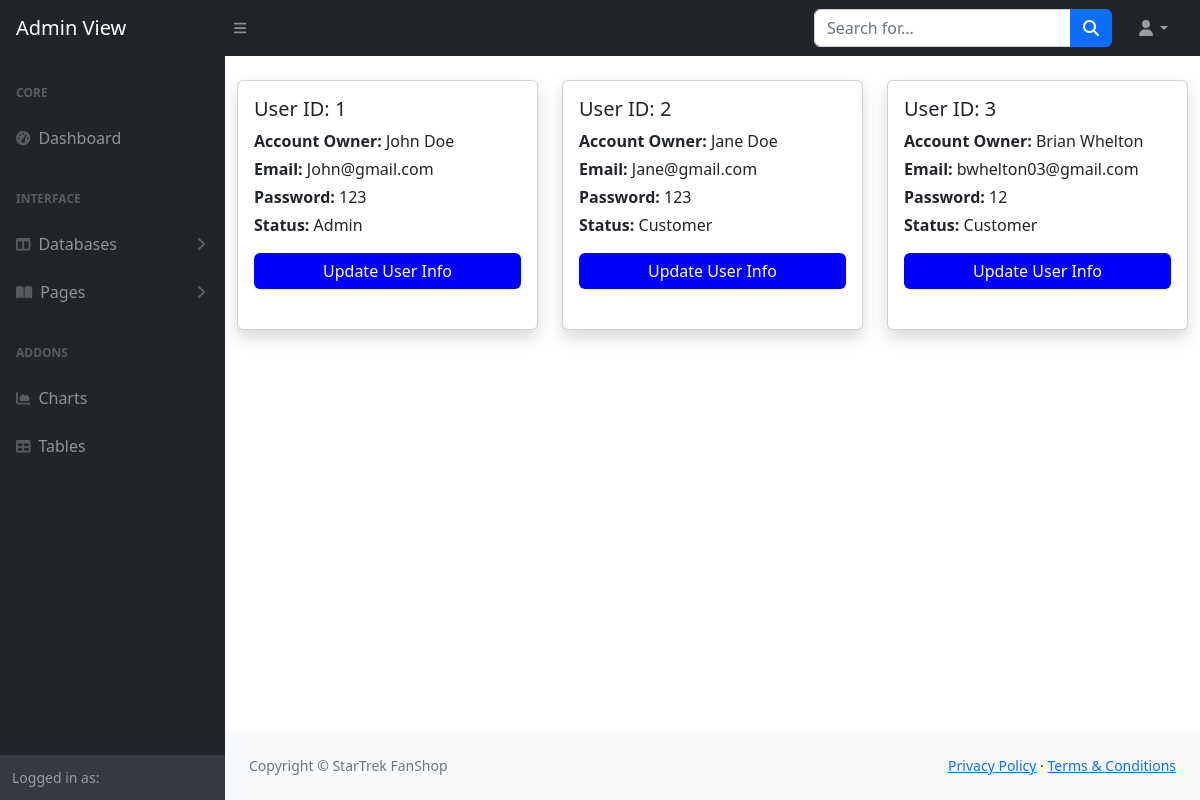
Before: /manage_users with the older database file.
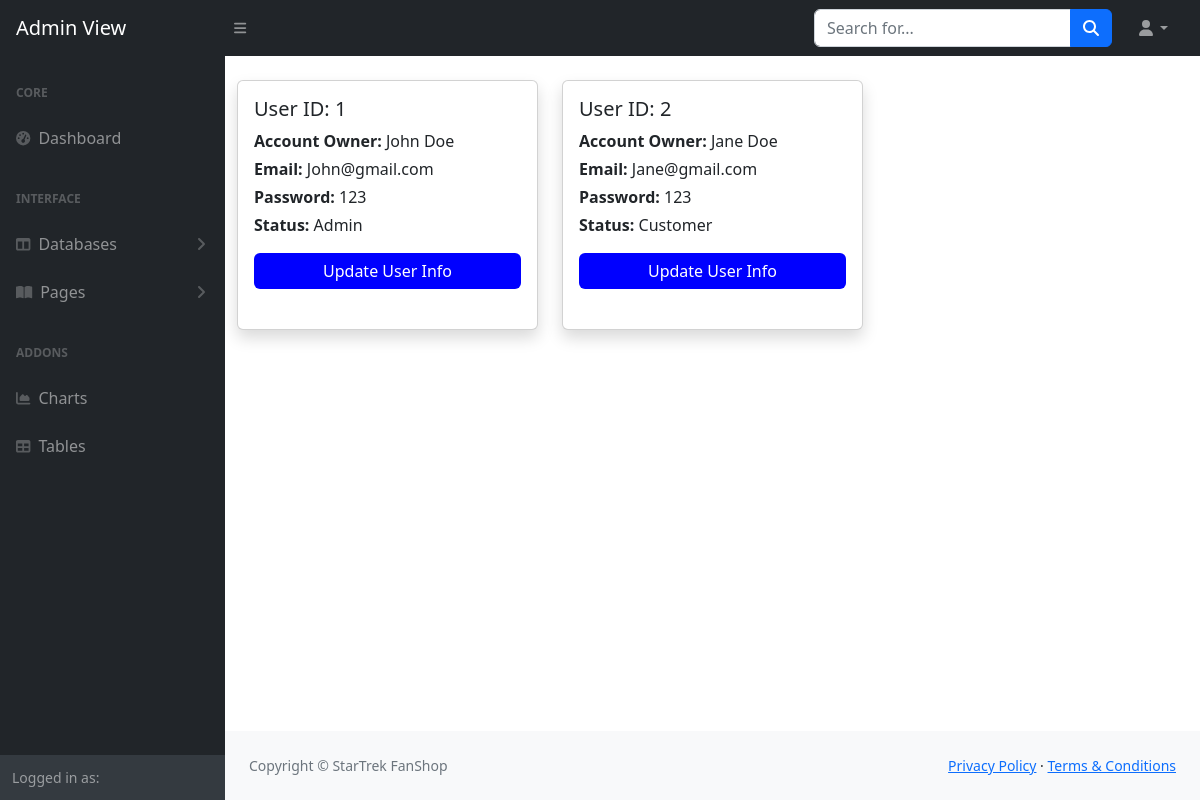
After: the same page with the newer database file.
### tables this page shows
CREATE TABLE users (
        userID INTEGER PRIMARY KEY AUTOINCREMENT,
        firstName TEXT NOT NULL,
        lastName TEXT NOT NULL,
        userEmail TEXT NOT NULL,
        userPassword TEXT NOT NULL,
        isManager BOOLEAN
    );

### app.py (the view)
@app.route('/manage_users', methods=['GET', 'POST'])
def user_management():
    userService = UserService()
    users = userService.get_all_users()
    return render_template('user_management.html', users=users)

### dao/userDAO.py (called while the page is built)
    def get_all_users(self):
        sql = '''SELECT * FROM users '''
        cursor = self.conn.execute(sql)
        row = cursor.fetchall()
        users = []
        if row:
            for row in row:
                user = User(*row)  # Assuming the Product constructor takes the values in the row
                users.append(user)
        return users

### services/UserService.py (called while the page is built)
    def get_all_users(self):
        return self.userDAO.get_all_users()

### templates/user_management.html (shortened to what this page needs)
<!DOCTYPE html>
<html lang="en">
    <head>
        <link href="https://cdn.jsdelivr.net/npm/simple-datatables@7.1.2/dist/style.min.css" rel="stylesheet" />
        <link href="{{ url_for('static', filename='css/styles_admin.css') }}" rel="stylesheet" />
    </head>
    <body class="sb-nav-fixed">
        <nav class="sb-topnav navbar navbar-expand navbar-dark bg-dark">
            <a class="navbar-brand ps-3" href="index.html">Admin View</a>
            <button class="btn btn-link btn-sm order-1 order-lg-0 me-4 me-lg-0" id="sidebarToggle" href="#!"><i class="fas fa-bars"></i></button>
            <form class="d-none d-md-inline-block form-inline ms-auto me-0 me-md-3 my-2 my-md-0">
                <div class="input-group">
                    <input class="form-control" type="text" placeholder="Search for..." aria-label="Search for..." aria-describedby="btnNavbarSearch" />
                    <button class="btn btn-primary" id="btnNavbarSearch" type="button"><i class="fas fa-search"></i></button>
                </div>
            </form>
            <ul class="navbar-nav ms-auto ms-md-0 me-3 me-lg-4">
                <li class="nav-item dropdown">
                    <a class="nav-link dropdown-toggle" id="navbarDropdown" href="#" role="button" data-bs-toggle="dropdown" aria-expanded="false"><i class="fas fa-user fa-fw"></i></a>
                </li>
            </ul>
        </nav>
        <div id="layoutSidenav">
            <div id="layoutSidenav_nav">
                <nav class="sb-sidenav accordion sb-sidenav-dark" id="sidenavAccordion">
                    <div class="sb-sidenav-menu">
                        <div class="nav">
                            <div class="sb-sidenav-menu-heading">Core</div>
                            <a class="nav-link" href={{url_for('admin_page') }}
>
                                <div class="sb-nav-link-icon"><i class="fas fa-tachometer-alt"></i></div>
                                Dashboard
                            </a>
                            <div class="sb-sidenav-menu-heading">Interface</div>
                            <a class="nav-link collapsed" href="#" data-bs-toggle="collapse" data-bs-target="#collapseLayouts" aria-expanded="false" aria-controls="collapseLayouts">
                                <div class="sb-nav-link-icon"><i class="fas fa-columns"></i></div>
                                Databases
                                <div class="sb-sidenav-collapse-arrow"><i class="fas fa-angle-down"></i></div>
                            </a>
                            <a class="nav-link collapsed" href="#" data-bs-toggle="collapse" data-bs-target="#collapsePages" aria-expanded="false" aria-controls="collapsePages">
                                <div class="sb-nav-link-icon"><i class="fas fa-book-open"></i></div>
                                Pages
                                <div class="sb-sidenav-collapse-arrow"><i class="fas fa-angle-down"></i></div>
                            </a>
                            <div class="sb-sidenav-menu-heading">Addons</div>
                            <a class="nav-link" href="">
                                <div class="sb-nav-link-icon"><i class="fas fa-chart-area"></i></div>
                                Charts
                            </a>
                            <a class="nav-link" href="">
                                <div class="sb-nav-link-icon"><i class="fas fa-table"></i></div>
                                Tables
                            </a>
                        </div>
                    </div>
                    <div class="sb-sidenav-footer">
                        <div class="small">Logged in as: {{session['session_user']}}</div>
                    </div>
                </nav>
            </div>
            <div id="layoutSidenav_content">
            <main>
            <div class="container mt-4">
    <div class="row">
        {% for user in users %}
        <div class="col-md-4 mb-3">
            <div class="card p-3 shadow">
                <h5 class="card-title">User ID: {{ user.userID }}</h5>
                <p class="mb-1"><strong>Account Owner:</strong> {{ user.firstName }} {{ user.lastName }}</p>
                <p class="mb-1"><strong>Email:</strong> {{ user.userEmail }}</p>
                <p class="mb-1"><strong>Password:</strong> {{ user.userPassword }}</p>
                <p class="mb-3"><strong>Status:</strong> {{ "Admin" if user.isManager else "Customer" }}</p>
                <a class="btn btn-outline-dark mt-auto" style="background-color: blue; color: white; border: none;" href="{{ url_for('manage_user', userID=user.userID) }}">Update User Info</a>
                <br>
            </div>
        </div>
        {% endfor %}
    </div>
</div>
            </main>
                <footer class="py-4 bg-light mt-auto">
                    <div class="container-fluid px-4">
                        <div class="d-flex align-items-center justify-content-between small">
                            <div class="text-muted">Copyright &copy; StarTrek FanShop</div>
                            <div>
                                <a href="#">Privacy Policy</a>
                                &middot;
                                <a href="#">Terms &amp; Conditions</a>
                            </div>
                        </div>
                    </div>
                </footer>
            </div>
        </div>
    </body>
</html>

Changed rows visible on the page:
removed users: userID "3", firstName "Brian", lastName "Whelton", userEmail "bwhelton03@gmail.com", userPassword "12", isManager "Customer"
